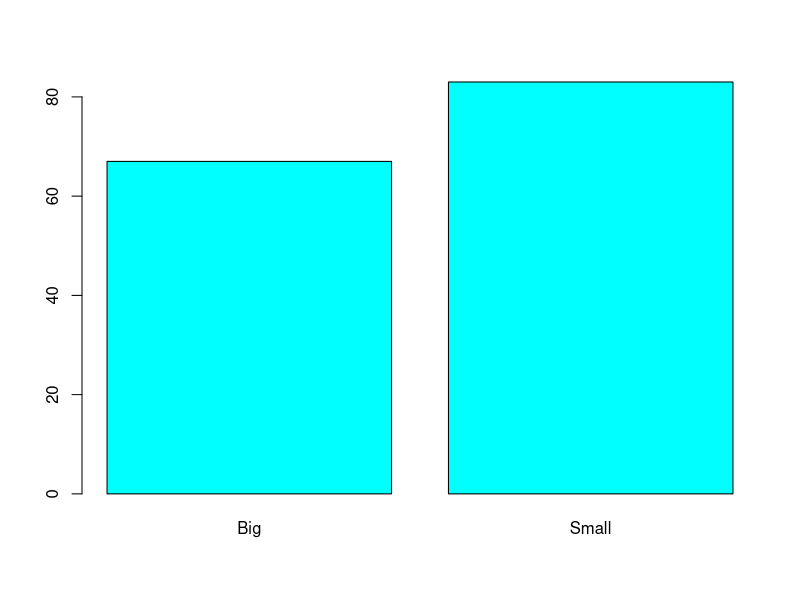
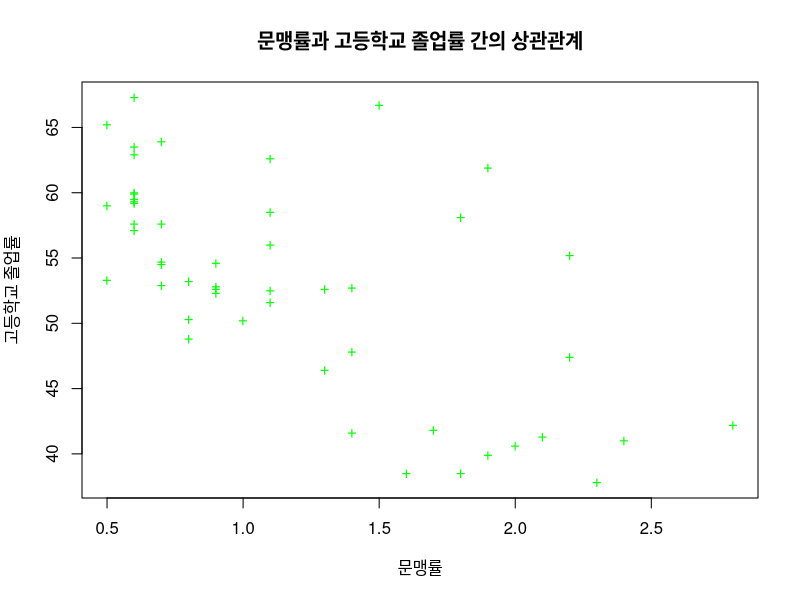

Write the R code that produced these figures, in order. (Note: this script raises an error after producing the figures.)
# 06. 데이터 프레임
# 변수는 열로, 관측값은 행으로 저장
# 데이터프레임은 백터의 리스트라고 생각할수도 있음

df <- iris # 원본데이터 보호 목적으로 df 데이터 프레임에 iris 복사

str(df) # desc
class(df) # type
dim(df) # dimension
nrow(df) # length_row
ncol(df) # length_columns

rownames(df)
colnames(df)

v <- c(85, 77, 96)
v

names(v) # v라는 변수의 vector별 이름 확인
names(v) <- c('kor', 'eng', 'math') # v라는 변수의 vector별 이름 설정정
names(v)
v

v['kor'] # 이제 이름으로 vector 추출 가능능
v[c('kor', 'math')]

df$Sepal.Length
df$Sepal.Width


df$Sepal.Sum <- df$Sepal.Length + df$Sepal.Width # 두 컬럼을 합쳐 새로운 컬럼 만들기기

str(df)

head(df)

class(ifelse(df$Sepal.Sum > mean(df$Sepal.Sum),'Big','Small'))

# 논리연산자를 이용한 factor 열 추가
df02 <- factor(ifelse(df$Sepal.Sum > mean(df$Sepal.Sum),'Big','Small'))
df02
str(df02)
class(df02)
levels(df02)
table(df02)

barplot(table(df02),
     col = 'cyan')

#
?state.x77
class(state.x77)
# 현재 데이터가 matrix 형태이니까 데이터프레임으로 바꿔주자
st <- as.data.frame(state.x77)
class(st)
str(st)
dim(st)

colnames(st)
rownames(st)

rownames(st[st$Murder == max(st$Murder),])
rownames(st[st$Population == min(st$Population),])
plot(st$Illiteracy, st$`HS Grad`,
     main = "문맹률과 고등학교 졸업률 간의 상관관계",
     xlab = "문맹률",
     ylab = "고등학교 졸업률",
     col = 'green',
     pch = '+')

# 데이터프레임의 저장과 불러오기
# csv 파일 활용 : read.csv(), write.csv(데이터, '파일명')
# 엑셀 파일 직접 읽어오기 : readxl 패키지의 read_excel()

df <- iris
df$Sepal.Sum <- df$Sepal.Length + df$Sepal.Width
write.csv(df, 'my.iris.csv', row.names = F)
getwd()

?write.csv

df_02 <-  read.csv('my.iris.csv')
df_02$Sepal.Sum
max(df_02$Sepal.Sum)
rownames(df_02[df_02$Sepal.Sum == max(df_02$Sepal.Sum), ])
